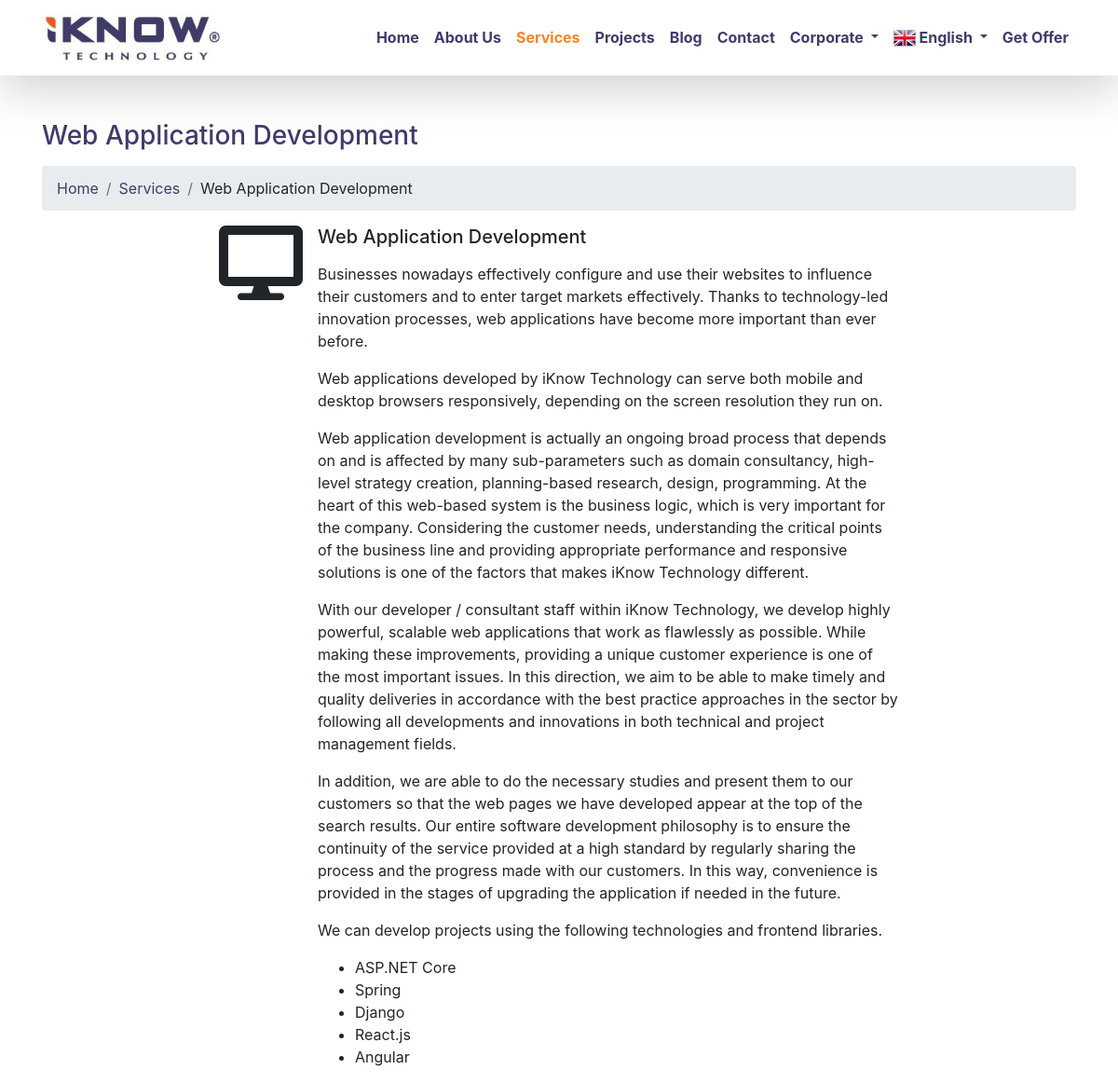
Page /en/services/web-application-development/ on the committed database.
### apps/en/iknowcms_service_en/models.py (models this page shows, shortened)
class Service(models.Model):
    serviceTitle = models.CharField(
        max_length=50,
        unique=True,
        verbose_name="Service Title",
        help_text="Maximum 50 character, unique.")
    serviceContent = RichTextField(
        verbose_name="Service Content")
    serviceIcon = models.CharField(
        max_length=50,
        default='<i class="fas fa-server fa-5x"></i>',
        verbose_name="Service Icon",
        help_text="You should paste Font Awesome Icon tag here. For icon size add fa-2x, fa-3x, fa-5x etc.. to end of the class.")
    serviceSlug = models.SlugField(
        max_length=50,
        unique=True,
        verbose_name="Service Slug",
        help_text="Url format of the Service Title, unique.")

### apps/en/iknowcms_service_en/views.py (the view)
# urls.py: path('<slug:serviceSlug>/', views.serviceSingle_en, name='serviceSingle_en'),
def serviceSingle_en(request, serviceSlug):
    serviceSingle = Service.objects.get(serviceSlug=serviceSlug)
    return render(request, 'en/service/serviceSingle.html', {"serviceSingle": serviceSingle})

### templates/en/service/serviceSingle.html
{% extends 'en/layout.html' %}
{% load static %}
{% block content %}
<div class="container mt-5">
    <h3 class="mb-3">
        {% block title %}
        {{ serviceSingle.serviceTitle }}
        {% endblock title %}
    </h3>
    <ol class="breadcrumb">
        <li class="breadcrumb-item active">
            <a href="{% url 'home_en' %}">Home</a>
        </li>
        <li class="breadcrumb-item active"><a href="{% url 'serviceList_en' %}">Services</a></li>
        <li class="breadcrumb-item">{{serviceSingle.serviceTitle}}</li>
    </ol>
    <div class="row">
        <div class="col-md-8 offset-md-2 col-xs-12">
            <div class="media">
                <div class="mr-3">
                    {{ serviceSingle.serviceIcon|safe }}
                </div>
                <div class="media-body">
                    <h5 class="mt-0">{{serviceSingle.serviceTitle}}</h5>
                    <p>
                        {{serviceSingle.serviceContent|safe}}
                    </p>
                </div>
            </div>
        </div>
    </div>
</div>
{% endblock content %}

### static/css/modern-business.css (style rules this page uses)
h3 { color: #3f3c6a; }
a { color: #3f3c6a; text-decoration: none; }

### rows in the picture
Service: serviceTitle "Web Application Development", serviceContent "Businesses nowadays effectively configure and use their websites to influence their customers and to enter target markets effectively. Thanks to technology-led innovation processes, web applications have become more important than ever before. Web applications developed by iKnow Technology can serve both mobile and desktop browsers responsively, depending on the screen resolution they run on. Web application development is actually an ongoing broad process that depends on and is affected by many sub-parameters such as domain consultancy, high-level strategy creation, planning-based research, design, programming. At the heart of this web-based system is the business logic, which is very…"
